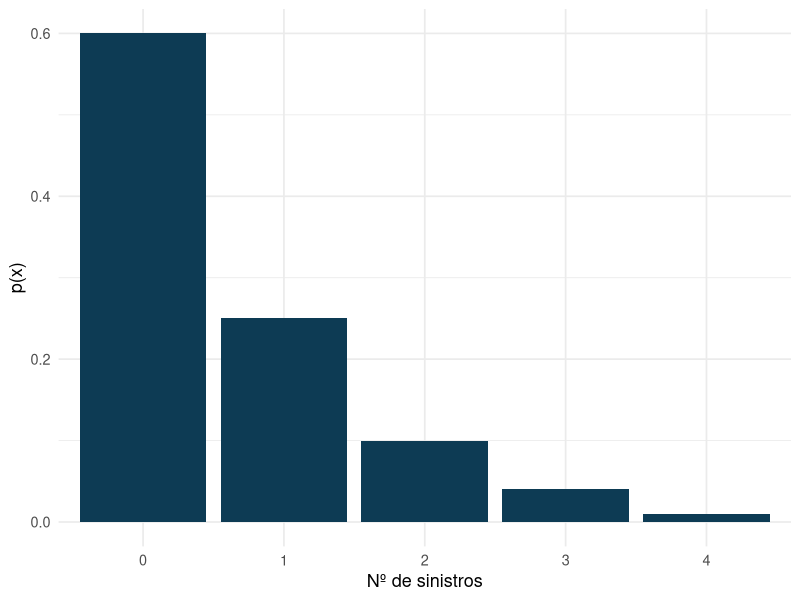

The R script that drew this image:
## ---- chunk 1
knitr::opts_chunk$set(echo = TRUE, warning = FALSE, message = FALSE, fig.retina = 2)
suppressPackageStartupMessages(library(tidyverse))
## ---- chunk 2
sinistros <- tibble(x = 0:4, p = c(0.60, 0.25, 0.10, 0.04, 0.01))
sum(sinistros$p)
sinistros
## ---- chunk 3
ggplot(sinistros, aes(factor(x), p)) + geom_col(fill="#0d3b54") +
  labs(x="Nº de sinistros", y="p(x)") + theme_minimal(base_size=13)
## ---- chunk 4
x <- c(0, 1, 2)
p <- c(0.81, 0.18, 0.01)
sum(p)                      # tem que dar 1
data.frame(x, p)
## ---- chunk 5
set.seed(123)
n_lotes <- 2000
defeitos_item1 <- sample(c(0, 1), n_lotes, prob = c(0.9, 0.1), replace = TRUE)
defeitos_item2 <- sample(c(0, 1), n_lotes, prob = c(0.9, 0.1), replace = TRUE)
X_simulado <- defeitos_item1 + defeitos_item2
table(X_simulado) / n_lotes     # frequências simuladas
